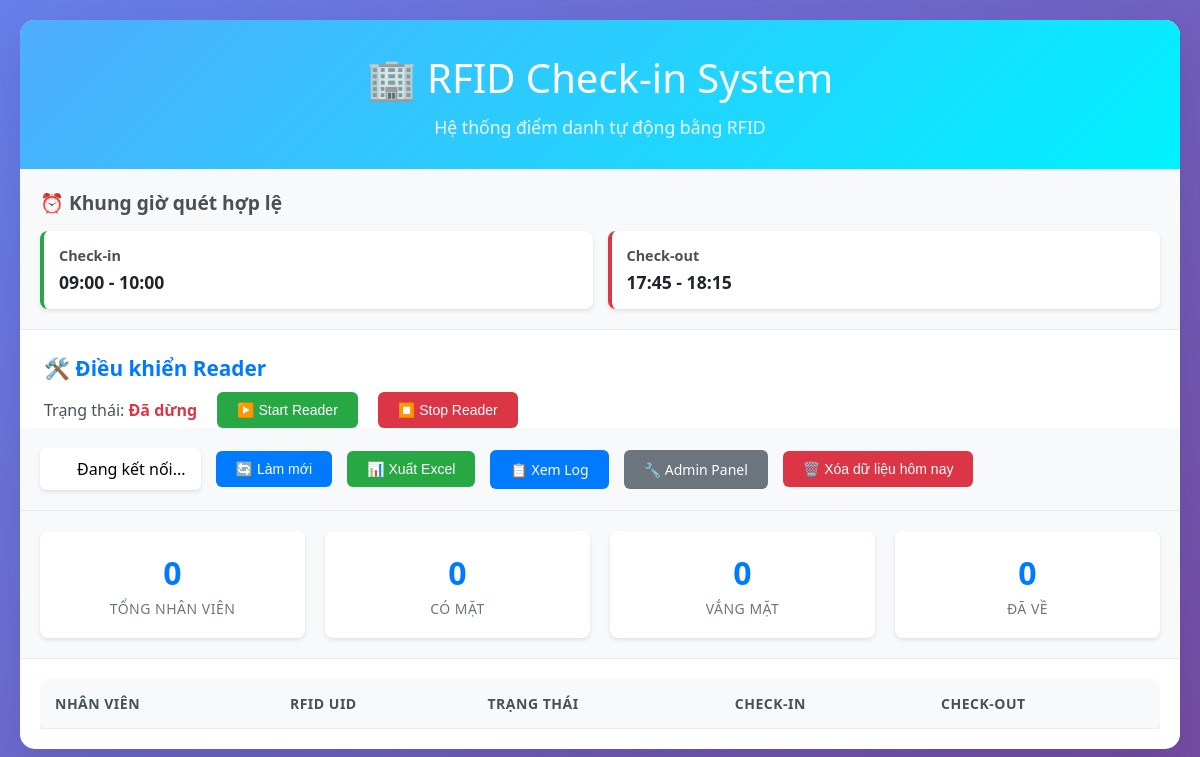
Before: / with the older database file.
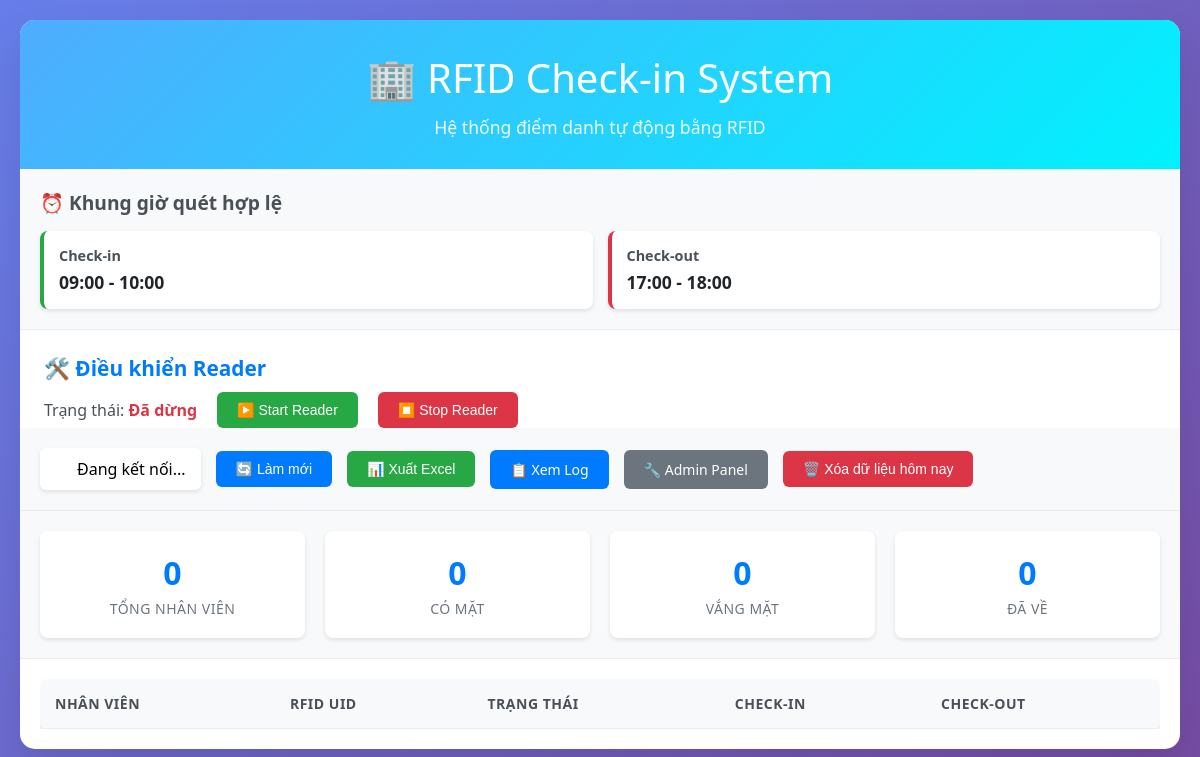
After: the same page with the newer database file.
### tables this page shows
CREATE TABLE system_config (
            id INTEGER PRIMARY KEY AUTOINCREMENT,
            config_key TEXT UNIQUE NOT NULL,
            config_value TEXT NOT NULL,
            description TEXT,
            updated_at TEXT DEFAULT CURRENT_TIMESTAMP
        );

### app.py (the view)
@app.route('/')
def index():
    today = datetime.now().strftime('%Y-%m-%d')
    conn = sqlite3.connect('checkins.db')
    employees = conn.execute('''
        SELECT e.id, e.name,
               (SELECT GROUP_CONCAT(et.rfid_uid, ', ') FROM employee_tags et WHERE et.employee_id = e.id AND et.is_active = 1) as rfid_uids,
               a.check_in_time, a.check_out_time
        FROM employees e
        LEFT JOIN attendances a ON e.id = a.employee_id AND a.date = ?
        WHERE e.is_active = 1
        ORDER BY e.name
    ''', (today,)).fetchall()
    records = []
    for emp_id, name, rfid_uids, check_in, check_out in employees:
        records.append({
            'id': emp_id,
            'name': name,
            'rfid_uids': rfid_uids or '',
            'check_in_time': check_in,
            'check_out_time': check_out,
            'status': 'present' if check_in else 'absent'
        })
    config = get_system_config()
    checkin_start = config.get('checkin_start', '08:45')
    checkin_end = config.get('checkin_end', '09:15')
    checkout_start = config.get('checkout_start', '17:45')
    checkout_end = config.get('checkout_end', '18:15')
    conn.close()
    return render_template('index.html', records=records,
        checkin_start=checkin_start, checkin_end=checkin_end,
        checkout_start=checkout_start, checkout_end=checkout_end)

### app.py (called while the page is built)
def get_system_config():
    conn = sqlite3.connect('checkins.db')
    configs = conn.execute('SELECT config_key, config_value FROM system_config').fetchall()
    conn.close()
    config_dict = {}
    for key, value in configs:
        config_dict[key] = value
    return config_dict

### templates/index.html (shortened to what this page needs)
<!DOCTYPE html>
<html lang="vi">
  <head>
  </head>
  <body>
    <div class="container">
      <div class="header">
        <h1>🏢 RFID Check-in System</h1>
        <p>Hệ thống điểm danh tự động bằng RFID</p>
      </div>
      <div class="time-windows">
        <h3>⏰ Khung giờ quét hợp lệ</h3>
        <div class="time-grid">
          <div class="time-card">
            <h4>Check-in</h4>
            <div class="time">{{ checkin_start }} - {{ checkin_end }}</div>
          </div>
          <div class="time-card checkout">
            <h4>Check-out</h4>
            <div class="time">{{ checkout_start }} - {{ checkout_end }}</div>
          </div>
        </div>
      </div>
      <div
        class="reader-control-section"
        style="padding: 24px 24px 0 24px; margin-bottom: 0"
      >
        <h2 style="font-size: 1.3em; color: #007bff; margin-bottom: 10px">
          🛠️ Điều khiển Reader
        </h2>
        <div
          style="display: flex; align-items: center; gap: 20px; flex-wrap: wrap"
        >
          <div id="readerStatusText" style="font-weight: 500; color: #495057">
            Trạng thái:
            <span
              id="readerStatusLabel"
              style="font-weight: bold; color: #dc3545"
              >Đã dừng</span
            >
          </div>
          <button
            class="btn btn-success"
            id="startReaderBtn"
            onclick="startReader()"
          >
            ▶️ Start Reader
          </button>
          <button
            class="btn btn-danger"
            id="stopReaderBtn"
            onclick="stopReader()"
          >
            ⏹️ Stop Reader
          </button>
        </div>
      </div>
      <div class="controls">
        <div class="status-indicator">
          <div class="status-dot" id="connectionStatus"></div>
          <span id="connectionText">Đang kết nối...</span>
        </div>
        <button class="btn btn-primary" onclick="refreshData()">
          🔄 Làm mới
        </button>
        <button class="btn btn-success" onclick="exportData()">
          📊 Xuất Excel
        </button>
        <a href="/scan_logs" class="btn btn-primary">📋 Xem Log</a>
        <a href="/admin" class="btn btn-primary" style="background: #6c757d"
          >🔧 Admin Panel</a
        >
        <button class="btn btn-danger" onclick="clearTodayData()">
          🗑️ Xóa dữ liệu hôm nay
        </button>
      </div>
      <div class="stats">
        <div class="stat-card">
          <div class="stat-number" id="totalEmployees">0</div>
          <div class="stat-label">Tổng nhân viên</div>
        </div>
        <div class="stat-card">
          <div class="stat-number" id="presentCount">0</div>
          <div class="stat-label">Có mặt</div>
        </div>
        <div class="stat-card">
          <div class="stat-number" id="absentCount">0</div>
          <div class="stat-label">Vắng mặt</div>
        </div>
        <div class="stat-card">
          <div class="stat-number" id="checkedOutCount">0</div>
          <div class="stat-label">Đã về</div>
        </div>
      </div>
      <div class="attendance-table">
        <div class="table-container">
          <table>
            <thead>
              <tr>
                <th>Nhân viên</th>
                <th>RFID UID</th>
                <th>Trạng thái</th>
                <th>Check-in</th>
                <th>Check-out</th>
              </tr>
            </thead>
          </table>
        </div>
      </div>
    </div>
  </body>
</html>

Changed rows visible on the page:
changed system_config (number 3 of 4 on the later page): config_value "17:45" → "17:00"
changed system_config (number 4 of 4 on the later page): config_value "18:15" → "18:00"
